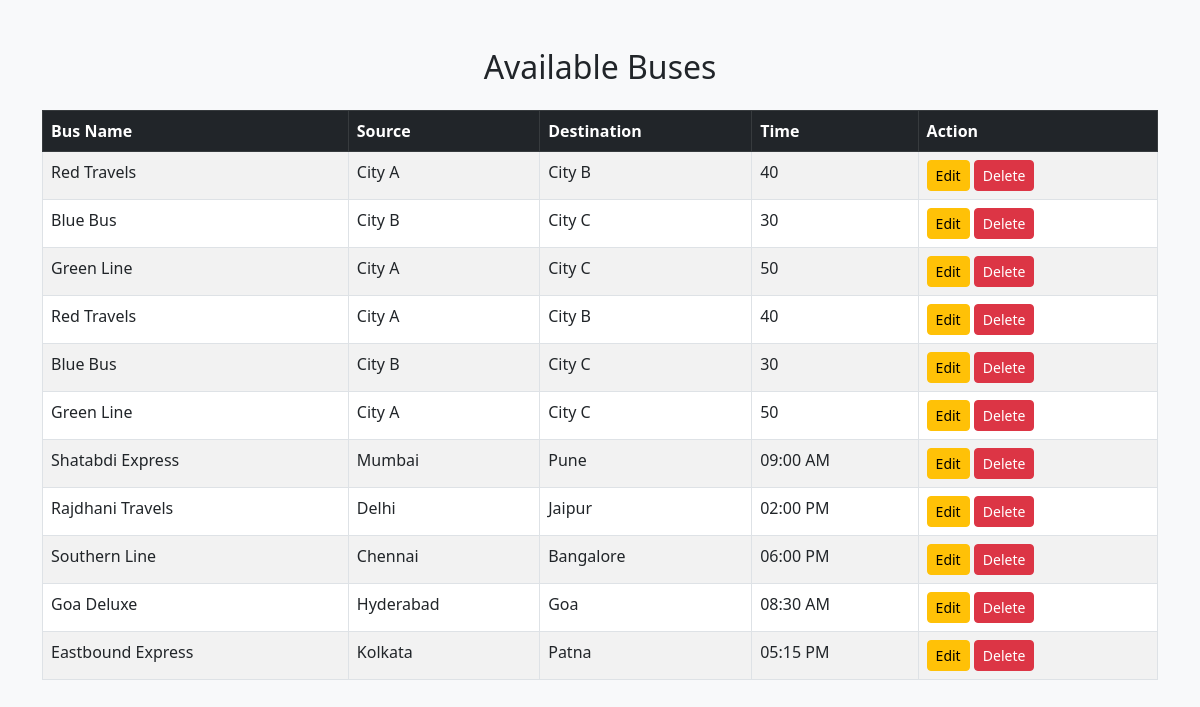
The app's page /buses with its own data.
### tables this page shows
CREATE TABLE buses (
        id INTEGER PRIMARY KEY AUTOINCREMENT,
        bus_name TEXT,
        source TEXT,
        destination TEXT,
        seats INTEGER
    );

### app.py (the view)
@app.route('/buses')
def show_buses():
    conn = sqlite3.connect('bus.db')
    cursor = conn.cursor()
    cursor.execute("SELECT * FROM buses")
    buses = cursor.fetchall()
    conn.close()
    return render_template('buses.html', buses=buses)

### templates/buses.html (shortened to what this page needs)
<!DOCTYPE html>
<html>
<head>
    <link href="https://cdn.jsdelivr.net/npm/bootstrap@5.3.0/dist/css/bootstrap.min.css" rel="stylesheet">
</head>
<body class="bg-light">
<div class="container py-5">
    <h2 class="text-center mb-4">Available Buses</h2>
    <table class="table table-bordered table-striped">
        <thead class="table-dark">
            <tr>
                <th>Bus Name</th>
                <th>Source</th>
                <th>Destination</th>
                <th>Time</th>
                <th>Action</th>
            </tr>
        </thead>
        <tbody>
        {% for bus in buses %}
        <tr>
            <td>{{ bus[1] }}</td>
            <td>{{ bus[2] }}</td>
            <td>{{ bus[3] }}</td>
            <td>{{ bus[4] }}</td>
            <td>
                <a href="/admin/edit_bus/{{ bus[0] }}" class="btn btn-warning btn-sm">Edit</a>
                <a href="/admin/delete_bus/{{ bus[0] }}" class="btn btn-danger btn-sm">Delete</a>
            </td>
        </tr>
        {% endfor %}
        </tbody>
    </table>
</div>
</body>
</html>

### records on screen
buses: bus_name "Red Travels", source "City A", destination "City B", seats "40"
buses: bus_name "Blue Bus", source "City B", destination "City C", seats "30"
buses: bus_name "Green Line", source "City A", destination "City C", seats "50"
buses: bus_name "Red Travels", source "City A", destination "City B", seats "40"
buses: bus_name "Blue Bus", source "City B", destination "City C", seats "30"
buses: bus_name "Green Line", source "City A", destination "City C", seats "50"
buses: bus_name "Shatabdi Express", source "Mumbai", destination "Pune", seats "09:00 AM"
buses: bus_name "Rajdhani Travels", source "Delhi", destination "Jaipur", seats "02:00 PM"
buses: bus_name "Southern Line", source "Chennai", destination "Bangalore", seats "06:00 PM"
buses: bus_name "Goa Deluxe", source "Hyderabad", destination "Goa", seats "08:30 AM"
buses: bus_name "Eastbound Express", source "Kolkata", destination "Patna", seats "05:15 PM"
